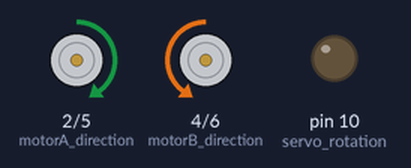
Simulated run of this sketch. Board: Arduino Uno, built with avr-gcc and run on an emulated ATmega328P. Shown: direction and speed pins drawn as motors (green arrow = direction pin HIGH = forward, orange = LOW = backward, longer = more drive), output pins drawn as LEDs (lit = HIGH).

Above: at 0.5 s.
At 3.0 s:
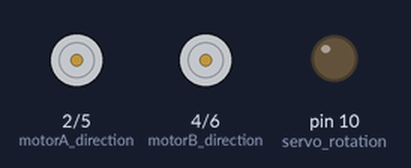
At 5.6 s:
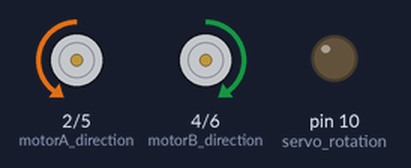
Timing chart, 0 to 7.8 s (numbered marks = the images above):
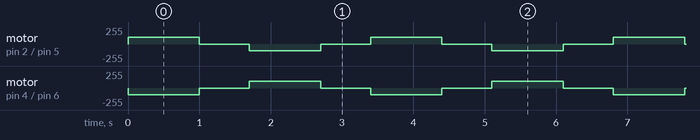

The sketch:

code_for_movement_of_robot.ino
```cpp
int motorA_direction = 2;
int motoA_speed = 5;
int motorB_direction = 4;
int motoB_speed = 6;
int servo_rotation = 10;
int intrared_reciever = 3;
int light_sensorleft = A0;
int light_sensorright = A3;
int Obstacle_avoidanceleft = 1;
int Obstacle_avoidanceright = 2;
int Line_trackingleft = 7;
int Line_trackingright = 9;
int ultrasonic_trigger = 12;
int ultrasonic_echi = 13;


void setup(){
  pinMode(motorA_direction, OUTPUT);
  pinMode(motoA_speed, OUTPUT);
  pinMode(motorB_direction, OUTPUT);
  pinMode(motoB_speed, OUTPUT);
  pinMode(servo_rotation, OUTPUT);
  pinMode(intrared_reciever, INPUT);
  pinMode(A2, INPUT);
  pinMode(Line_trackingleft, INPUT);
  pinMode(Line_trackingright, INPUT);
  pinMode(ultrasonic_trigger, OUTPUT);
  pinMode(ultrasonic_echi, INPUT);
  pinMode(A0, INPUT);
  pinMode(A3, INPUT);
}

void loop() {
  moveBack(100);    // Move backward at speed 30
  delay(1000);      // Keep moving back for 700ms
  stopMotor();     // Stop motors
  delay(700);     // Wait for 1 second to verify the motors are stopped
  moveFoward(100);  // Move forward at speed 30 to check forward movement
  delay(1000);      // Keep moving forward for 700ms
  stopMotor();     // Stop motors again
  delay(700);     // Wait to verify stop


}


void moveBack(int speed) {
  digitalWrite(motorA_direction, HIGH);  // motorA is moving foward
  analogWrite(motoA_speed, speed);
  digitalWrite(motorB_direction, LOW);  // motorB  is moving foward, it is going same direction as
  analogWrite(motoB_speed, speed);
}

void moveFoward(int speed) {
  digitalWrite(motorA_direction, LOW);  // motorA is moving foward
  analogWrite(motoA_speed, speed);
  digitalWrite(motorB_direction, HIGH);  // motorB  is moving foward, it is going same direction as
  analogWrite(motoB_speed, speed);
}
void moveRight(int speed) {
  digitalWrite(motorA_direction, HIGH);  // motorA is moving foward
  analogWrite(motoA_speed, speed);
  digitalWrite(motorB_direction, HIGH);  // motorB  is moving foward, it is going same direction as
  analogWrite(motoB_speed, speed);
}
void moveLeft(int speed) {
  digitalWrite(motorA_direction, LOW);  // motorA is moving foward
  analogWrite(motoA_speed, speed);
  digitalWrite(motorB_direction, LOW);  // motorB  is moving foward, it is going same direction as
  analogWrite(motoB_speed, speed);
}
void stopMotor() {
  analogWrite(motoA_speed, 0);
  analogWrite(motoB_speed, 0);
}
```

Measured:
- by itself, motor on pin 2 (motorA_direction) / pin 5 (motoA_speed): repeats every 3.4 s: stopped 0.70 s, backward 100/255 1.0 s, stopped 0.70 s, forward 100/255 1.0 s
- by itself, motor on pin 4 (motorB_direction) / pin 6 (motoB_speed): repeats every 3.4 s: stopped 0.70 s, forward 100/255 1.0 s, stopped 0.70 s, backward 100/255 1.0 s
